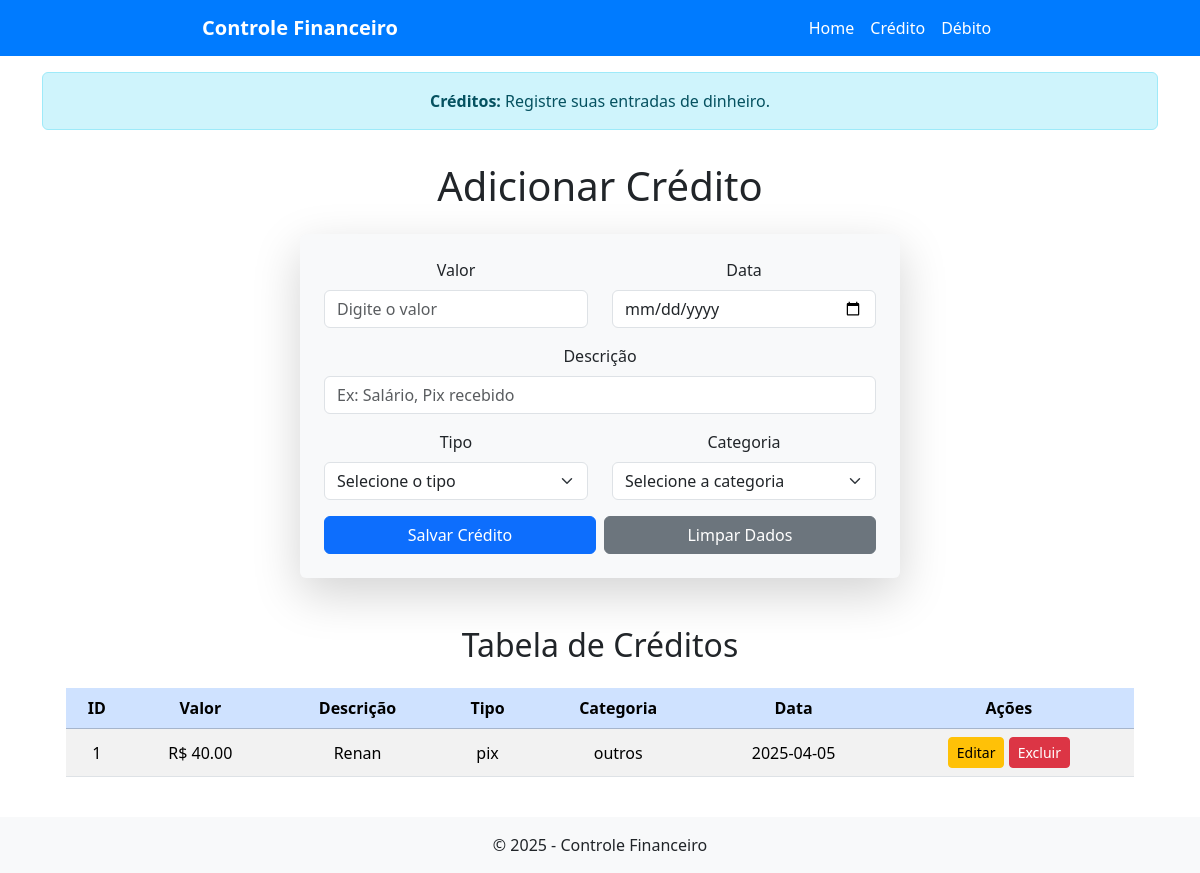
Screenshot of /credito with the database file from the repository.
### tables this page shows
CREATE TABLE creditos (
            id INTEGER PRIMARY KEY AUTOINCREMENT,
            valor REAL NOT NULL,
            descricao TEXT NOT NULL,
            tipo TEXT NOT NULL,
            categoria TEXT NOT NULL,
            data TEXT NOT NULL
        );

### app.py (the view, shortened to what this page needs)
@app.route("/credito", methods=["GET", "POST"])
def credito():
    conaxao = sqlite3.connect("financeiro.db")
    cursor = conaxao.cursor()
    cursor.execute("SELECT * FROM creditos")
    creditos = cursor.fetchall()
    conaxao.close()
    return render_template("credito.html", creditos=creditos)

### templates/credito.html (shortened to what this page needs)
{% extends 'base.html' %}
{% block alert %}
    <div class="container mt-3">
        <div class="alert alert-info text-center" role="alert">
            <strong>Créditos:</strong> Registre suas entradas de dinheiro.
        </div>
    </div>
{% endblock %}
{% block content %}
    <div class="container mt-3">
        <h1 class="mb-4 text-center">Adicionar Crédito</h1>
        <form method="POST" class="p-4 rounded shadow-lg bg-light mx-auto" style="max-width: 600px;" id="creditoForm">
            <div class="row">
                <div class="col-md-6 mb-3">
                    <label for="valor" class="form-label">Valor</label>
                    <input type="number" step="0.01" class="form-control" id="valor" name="valor" placeholder="Digite o valor" required>
                </div>
                <div class="col-md-6 mb-3">
                    <label for="data" class="form-label">Data</label>
                    <input type="date" class="form-control" id="data" name="data" required>
                </div>
            </div>
            <div class="mb-3">
                <label for="descricao" class="form-label">Descrição</label>
                <input type="text" class="form-control" id="descricao" name="descricao" placeholder="Ex: Salário, Pix recebido" required>
            </div>
            <div class="row">
                <div class="col-md-6 mb-3">
                    <label for="tipo" class="form-label">Tipo</label>
                    <select class="form-select" id="tipo" name="tipo" required>
                        <option value="" selected disabled>Selecione o tipo</option>
                    </select>
                </div>
                <div class="col-md-6 mb-3">
                    <label for="categoria" class="form-label">Categoria</label>
                    <select class="form-select" id="categoria" name="categoria" required>
                        <option value="" selected disabled>Selecione a categoria</option>
                    </select>
                </div>
            </div>
            <div class="d-flex gap-2">
                <button type="submit" class="btn btn-primary flex-grow-1">Salvar Crédito</button>
                <button type="reset" class="btn btn-secondary flex-grow-1">Limpar Dados</button>
            </div>
        </form>
        <div class="container mt-5">
            <h2 class="text-center mb-4">Tabela de Créditos</h2>
            <table class="table table-striped tabel-bordered text-center align-middle">
                <thead class="table-primary">
                    <tr>
                        <th>ID</th>
                        <th>Valor</th>
                        <th>Descrição</th>
                        <th>Tipo</th>
                        <th>Categoria</th>
                        <th>Data</th>
                        <th>Ações</th>
                    </tr>
                </thead>
                <tbody>
                    {% for credito in creditos %}
                    <tr>
                        <td>{{ credito[0] }}</td>
                        <td>R$ {{ "%.2f"|format(credito[1]) }}</td>
                        <td>{{ credito[2] }}</td>
                        <td>{{ credito[3] }}</td>
                        <td>{{ credito[4] }}</td>
                        <td>{{ credito[5] }}</td>
                        <td>
                            <a href="{{ url_for('editar_credito', id=credito[0]) }}" class="btn btn-warning btn-sm">Editar</a>
                            <button class="btn btn-danger btn-sm" data-bs-toggle="modal" data-bs-target="#confirmarExclusao{{ credito[0] }}">
                                Excluir
                            </button>
                        </td>
                    </tr>
                    {% endfor %}
                </tbody>
            </table>
        </div>
    </div>
{% endblock %}

### rows the page displays
creditos: id "1", valor "40.00", descricao "Renan", tipo "pix", categoria "outros", data "2025-04-05"
